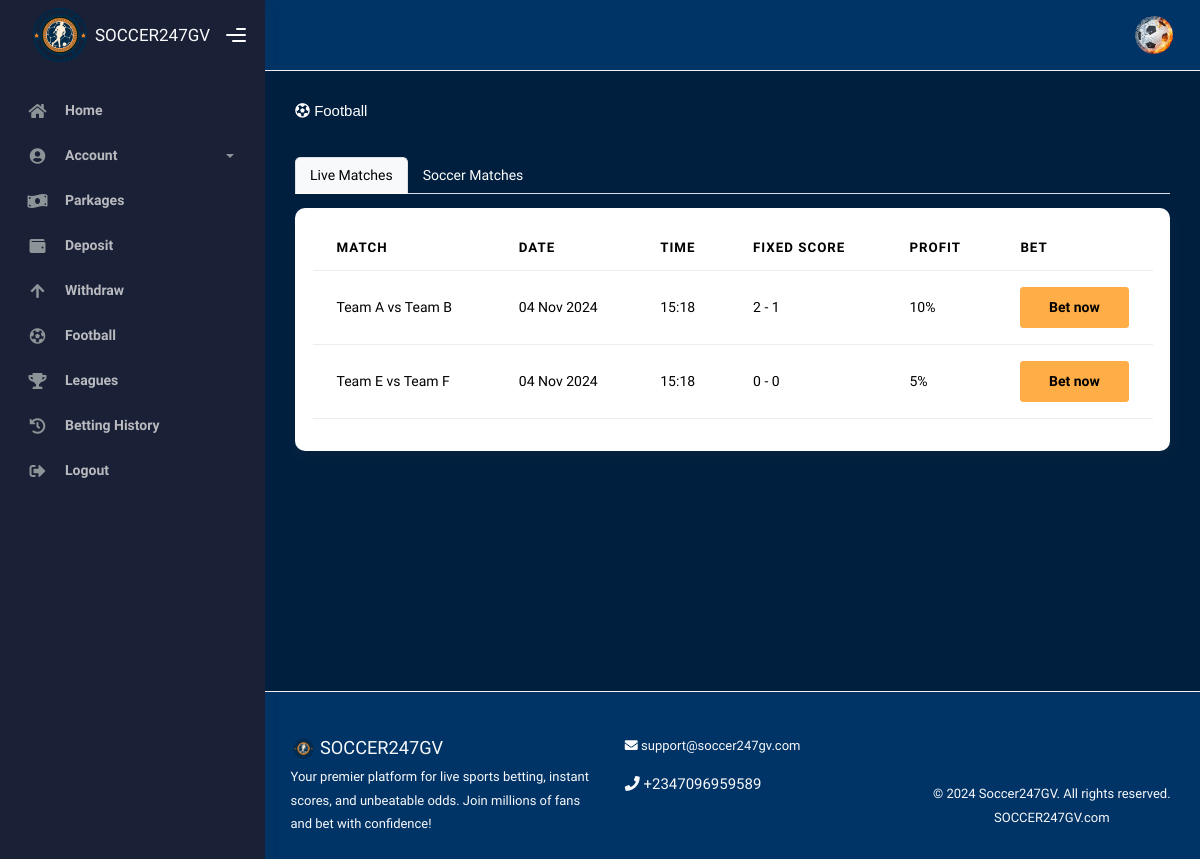
The app's page /football/ (signed in) with its own data.
### accounts/models.py (models this page shows, shortened)
class FootballMatch(models.Model):
    MATCH_TYPE_CHOICES = [
        ('live', 'Live Matches'),
        ('soccer', 'Soccer Matches'),
    ]
    match_type = models.CharField(max_length=10, choices=MATCH_TYPE_CHOICES)
    home_team = models.CharField(max_length=100)
    away_team = models.CharField(max_length=100)
    start_time = models.DateTimeField()
    fixed_score = models.CharField(max_length=10, help_text="Format: X - Y (e.g., 2 - 1)")
    profit_percentage = models.DecimalField(max_digits=5, decimal_places=2, help_text="Profit percentage")

### Soccer_app/views.py (the view)
# urls.py: path('football/',views.football,name="football"),
def football(request):
    football_matches = FootballMatch.objects.all()
    context = {
        'football_matches': football_matches,
    }
    return render(request,'home/football.html',context)

### Soccer_app/templates/home/football.html (shortened to what this page needs)
{% extends 'core/base/base.html' %}
{% load static %}
{% block contents %}
  <div class="page-inner mb-5 pb-5">
    <div class="d-flex align-items-left align-items-md-center flex-column flex-md-row pt-2 pb-4">
      <div>
        <h6 style="font-family: Verdana, Geneva, Tahoma, sans-serif; color: white;" class="mb-3"><i class="fas fa-futbol"></i> Football</h6>
      </div>
    </div>
    <div class="container-fluid mb-5 pb-5 p-0">
      <ul class="nav nav-tabs" id="matchTabs" role="tablist">
        <li class="nav-item" role="presentation">
          <button class="nav-link active" id="live-matches-tab" data-bs-toggle="tab" data-bs-target="#live-matches" type="button" role="tab" aria-controls="live-matches" aria-selected="true">Live Matches</button>
        </li>
        <li class="nav-item" role="presentation">
          <button class="nav-link" id="soccer-matches-tab" data-bs-toggle="tab" data-bs-target="#soccer-matches" type="button" role="tab" aria-controls="soccer-matches" aria-selected="false">Soccer Matches</button>
        </li>
      </ul>
      <div class="tab-content mt-3" id="matchTabsContent">
        <div class="tab-pane fade show active" id="live-matches" role="tabpanel" aria-labelledby="live-matches-tab">
          <div class="card">
            <div class="card-body">
              <div class="table-responsive">
                <table class="table table-hover" style="background-color: white;">
                  <thead>
                    <tr>
                      <th>Match</th>
                      <th>Date</th>
                      <th>Time</th>
                      <th>Fixed Score</th>
                      <th>Profit</th>
                      <th>Bet</th>
                    </tr>
                  </thead>
                  <tbody>
                    {% for match in football_matches %}
                      {% if match.match_type == 'live' %}
                        <tr>
                          <td>{{ match.home_team }} vs {{ match.away_team }}</td>
                          <td>{{ match.start_time|date:'d M Y' }}</td>
                          <td>{{ match.start_time|time:'H:i' }}</td>
                          <td>{{ match.fixed_score }}</td>
                          <td>{{ match.profit_percentage|floatformat:'0' }}%</td>
                          <td>
                            <button class="btn btn-warning w-100" onclick="placeBet(
                              this,
                              '{{ match.home_team }} vs {{ match.away_team }}',
                              '{{ match.start_time|date:'d M Y' }}',
                              '{{ match.start_time|time:'H:i' }}',
                              '{{ match.fixed_score }}',
                              '{{ match.profit_percentage }}',
                            )"><b>Bet now</b></button>
                          </td>
                        </tr>
                      {% endif %}
                    {% endfor %}
                  </tbody>
                </table>
              </div>
            </div>
          </div>
        </div>
      </div>
    </div>
  </div>
{% endblock %}

### Soccer_app/templates/core/base/base.html (style rules this page uses)
.bg-dark-blue { background-color: #001f3f; }
.bg-dark-blue { background-color: #001f3f !important; color: white; }
thead th { background-color: #001f3f; color: white; }
tbody tr { color: #001f3f; }

### Soccer_app/templates/home/football.html (style rules this page uses)
.nav-tabs .nav-link { color: white; }
.nav-tabs .nav-link.active { color: #000; background-color: #f8f9fa; }

### records on screen
FootballMatch: home_team "Team A", away_team "Team B", start_time "04 Nov 2024", start_time "15:18", fixed_score "2 - 1", profit_percentage "10"
FootballMatch: home_team "Team E", away_team "Team F", start_time "04 Nov 2024", start_time "15:18", fixed_score "0 - 0", profit_percentage "5"
